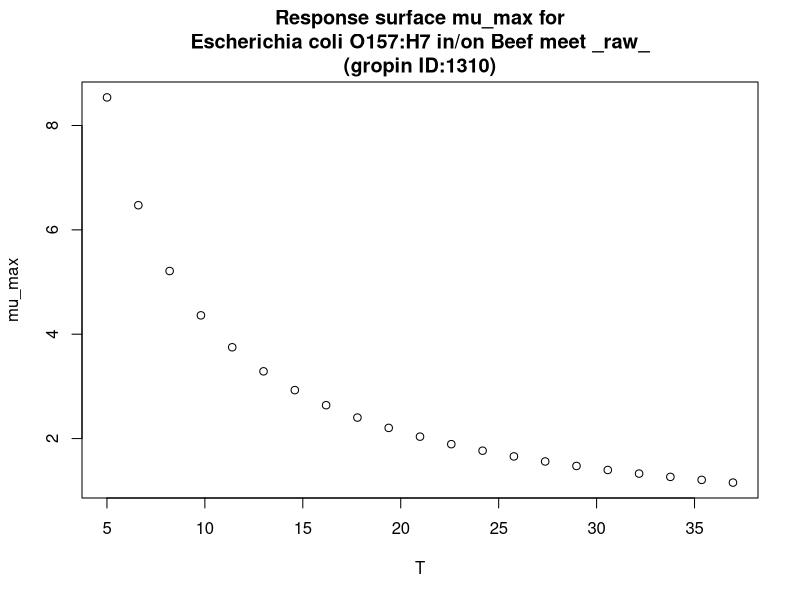

Here is the R script that generated this plot:
#############################
# start of Parameter script
#############################
T <- seq(5.005,36.963036963037,length.out=21)
#############################
# end of Parameter script
#############################
############################# 
# start of Model script Gropin ID 1310 
#############################
 
# constant coefficients for this model
 
variables <- data.frame(T)
argumentsPar <- expand.grid(variables)
 
# heart of the model
response_surface <- function(T) {
   mumax <-1/(0.0234*T)

return(mumax=mumax)
} 

# output parameters
mumax <- cbind(argumentsPar,response_surface(argumentsPar['T']))
colnames(mumax) <- c(colnames(argumentsPar),'mumax')
#############################
# End of Model script
#############################
############################# 
# start of Visualisation script Gropin ID 1310 
#############################
plot(T,mumax$mumax,
                          xlab='T',
                          ylab='mu_max',main='Response surface mu_max for
Escherichia coli O157:H7 in/on Beef meet _raw_
(gropin ID:1310)')
#############################
# End of Visualisation script
#############################
